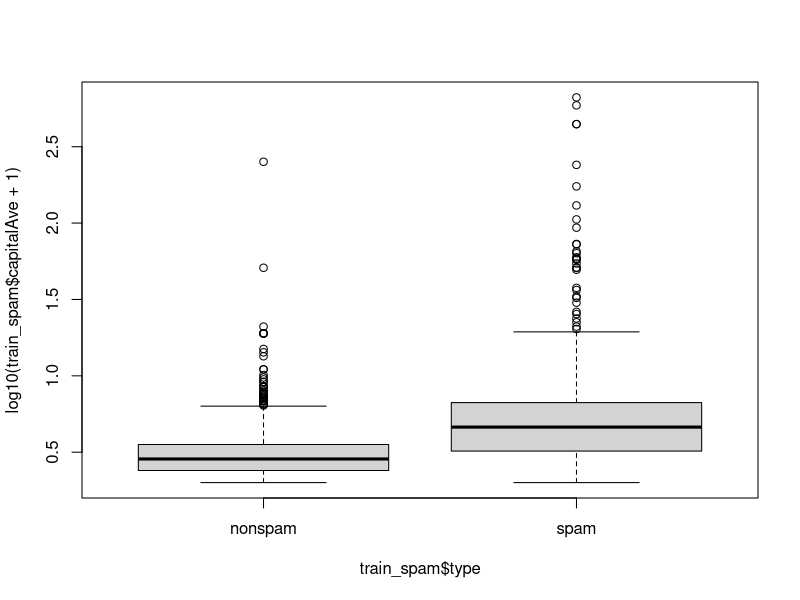
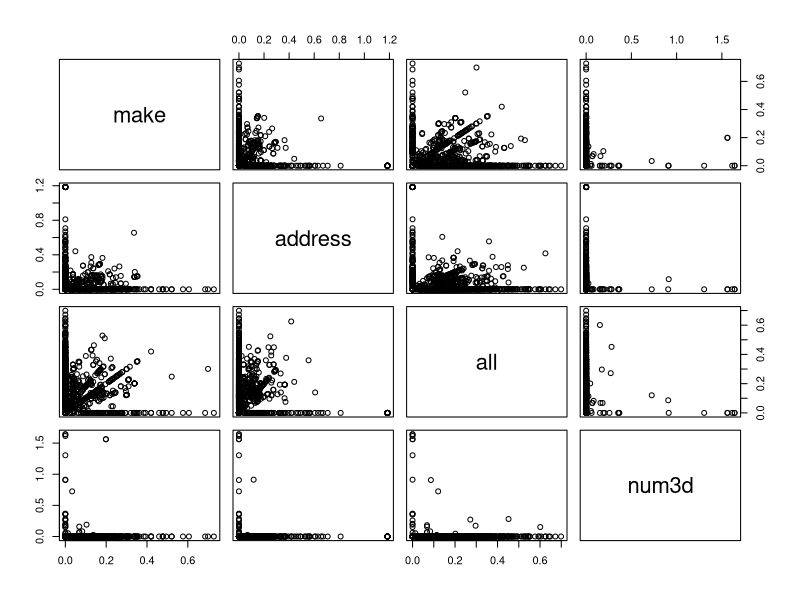
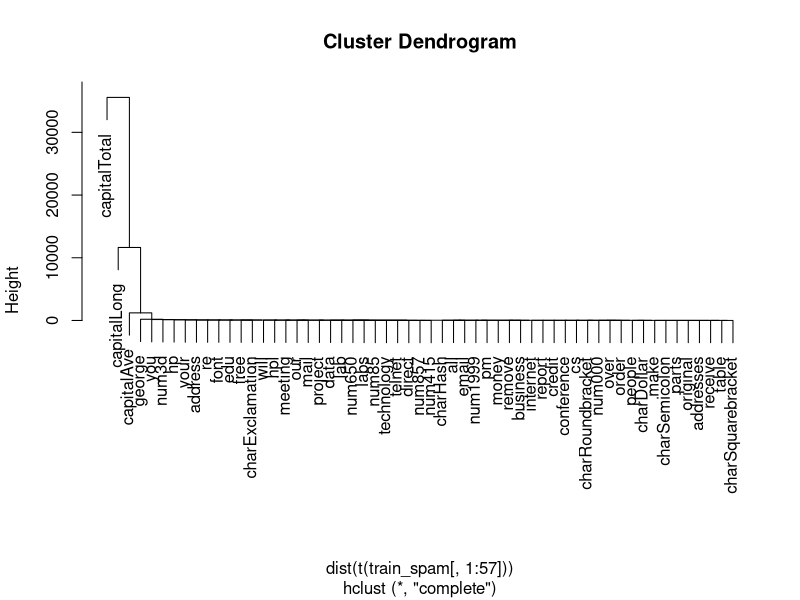
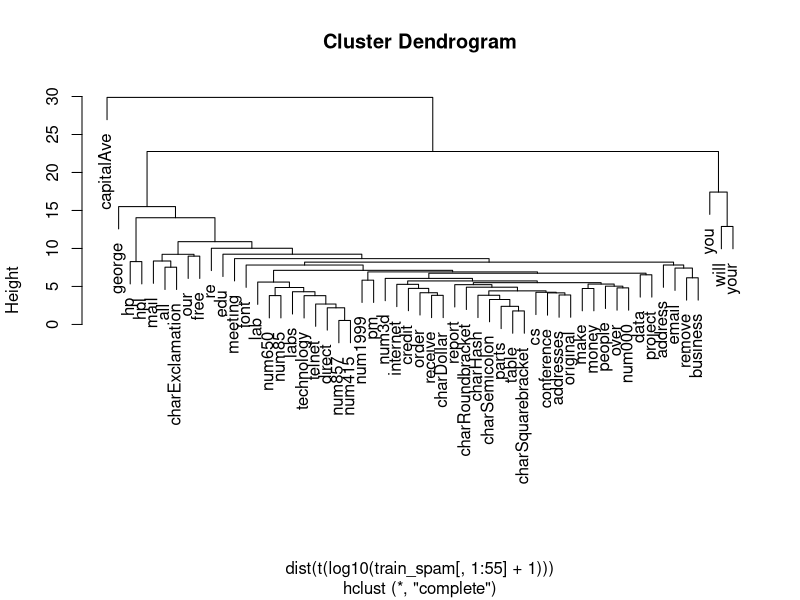

These figures' R source, in order:
## ---- chunk 1
knitr::opts_chunk$set(echo = TRUE)
## ---- chunk 2
library(kernlab)
data(spam)
head(spam)
str(spam[,1:5])
dim(spam)
## ---- chunk 3
set.seed(3435)
train_indicator = rbinom(4601, size = 1, prob = .5)
table(train_indicator)
## ---- chunk 4
train_spam = spam[train_indicator==1, ]
test_spam = spam[train_indicator==0, ]
## ---- chunk 5
names(train_spam)
## ---- chunk 6
table(train_spam$type)
## ---- chunk 7
plot(log10(train_spam$capitalAve + 1) ~ train_spam$type)
## ---- chunk 8
plot(log10(train_spam[,1:4] + 1))
## ---- chunk 9
hcluster = hclust(dist(t(train_spam[,1:57])))
plot(hcluster)
## ---- chunk 10
hclusterUpdated = hclust(dist(t(log10(train_spam[,1:55]+1))))
plot(hclusterUpdated)
## ---- chunk 11
train_spam$numType = as.numeric(train_spam$type) - 1

cost_function = function(x,y) sum(x != (y > 0.5))
cv_error = rep(NA, 55)

library(boot)
for(i in 1:55){
      lm_formula = reformulate(names(train_spam)[i], response = 'numType')
      glm_fit = glm(lm_formula, family = 'binomial', data = train_spam)
      cv_error[i] = cv.glm(train_spam, glm_fit, cost_function, 2)$delta[2]
}

#predictor has minimum cross validated error.
names(train_spam)[which.min(cv_error)]
## ---- chunk 12
#use best model from the group
prediction_model = glm(numType ~ charDollar, family = 'binomial', data = train_spam)

#get predictions on test set
prediction_test = predict(prediction_model, test_spam)
predicted_spam = rep('nonspam', dim(test_spam)[1])

#classify as spam those with prob > .5
predicted_spam[prediction_model$fitted > .5] = 'spam'
## ---- chunk 13
#classification table

table(predicted_spam, test_spam$type)

##error rate
(61 +458)/(1346 + 458 + 61 + 449)
